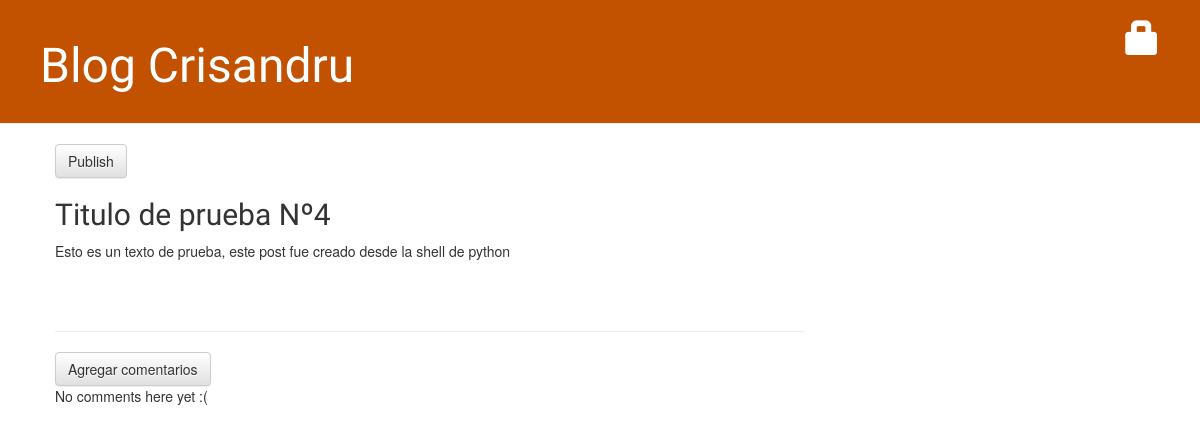
Page /post/4/ on the earlier database version.
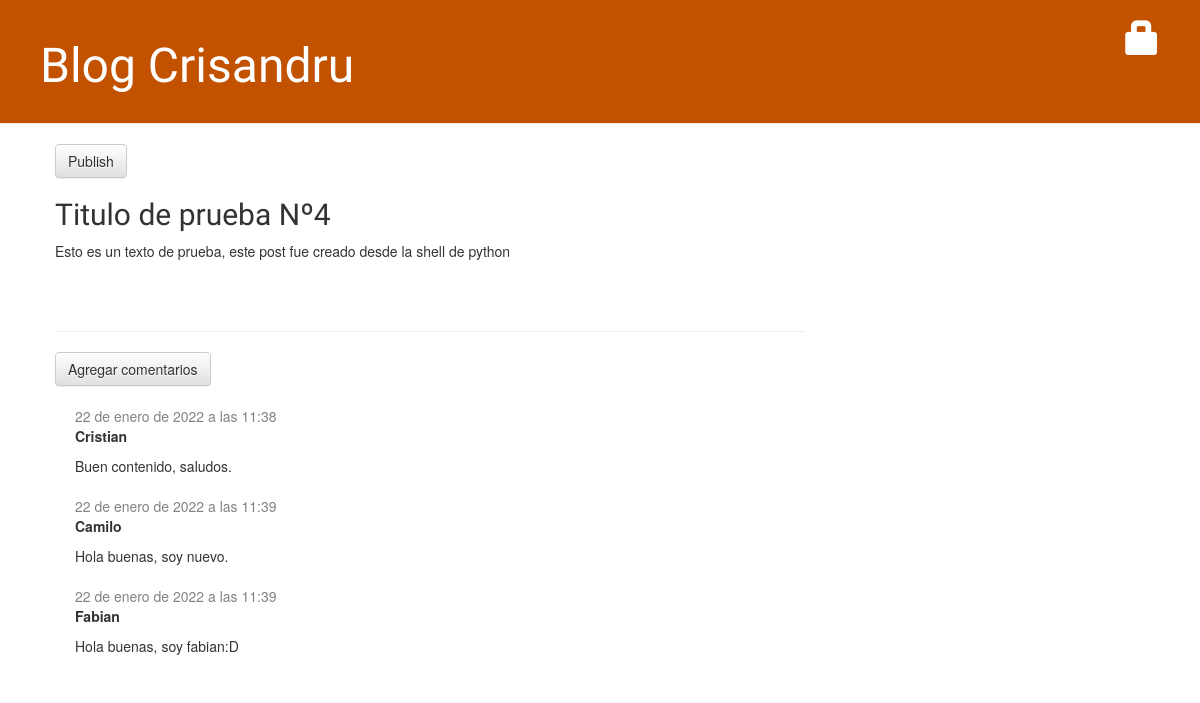
Same page on the later database version.
### blog/models.py (models this page shows, shortened)
class Post(models.Model): # models.Model: Significa que Post es un modelo de Djando, así que Django sabe que debe guardarlo en la base de datos.
    author = models.ForeignKey(settings.AUTH_USER_MODEL, on_delete=models.CASCADE) # settings.AUTH_USER_MODEL devuelve una cadena (la ubicación del modelo de usuario)
    title = models.CharField(max_length=200)
    text = models.TextField()
    created_date = models.DateTimeField(default=timezone.now) #Guardamos la fecha de creación.
    published_date = models.DateTimeField(blank=True, null=True)

class Comment(models.Model):
    post = models.ForeignKey('blog.Post', on_delete=models.CASCADE, related_name='comments')
    author = models.CharField(max_length=200)
    text = models.TextField()
    created_date = models.DateTimeField(default=timezone.now)
    approved_comment = models.BooleanField(default=False)

### blog/views.py (the view)
# urls.py: path('post/<int:pk>/', views.post_detail, name='post_detail'),
def post_detail(request, pk):
    post = get_object_or_404(Post, pk=pk)
    return render(request, 'blog/post_detail.html', {'post':post})

### blog/templates/blog/post_detail.html (shortened to what this page needs)
{% extends 'blog/base.html' %}
{% block content %}
    <div class="post">
        {% if post.published_date %}
            <div class="date">
                {{ post.published_date }}
            </div>
        {% else %}
            <a class="btn btn-default" href="{% url 'post_publish' pk=post.pk %}">Publish</a>
        {% endif %}
        <h2>{{ post.title }}</h2>
        <p>{{ post.text|linebreaksbr }}</p>
    </div>
    <hr>
    <a class="btn btn-default" href="{% url 'add_comment_to_post' pk=post.pk %}">Agregar comentarios</a>
    {% for comment in post.comments.all %}
        {% if user.is_authenticated or comment.approved_comment %}
        <div class="comment">
            <div class="date">
                {{ comment.created_date }}
            </div>
            <strong>{{ comment.author }}</strong>
            <p>{{ comment.text|linebreaks }}</p>
        </div>
        {% endif %}
    {% empty %}
        <p>No comments here yet :(</p>
    {% endfor %}
{% endblock %}

### blog/templates/blog/base.html (shortened to what this page needs)
{% load static %}
<html>
    <head>
        <link rel="stylesheet" href="//maxcdn.bootstrapcdn.com/bootstrap/3.2.0/css/bootstrap.min.css">
        <link rel="stylesheet" href="//maxcdn.bootstrapcdn.com/bootstrap/3.2.0/css/bootstrap-theme.min.css">
        <link rel="stylesheet" href="{% static 'css/blog.css' %}">
    </head>
    <body>
        <div class="page-header">
            {% if user.is_authenticated %}
                <a href="{% url 'post_new' %}" class="top-menu"><span class="glyphicon glyphicon-plus"></span></a>
                <a href="{% url 'post_draft_list' %}" class="top-menu"><span class="glyphicon glyphicon-edit"></span></a>
                <p class="top-menu">Hello {{ user.username }} <small>(<a href="{% url 'logout' %}">Log out</a>)</small></p>
            {% else %}
                <a href="{% url 'login' %}" class="top-menu"><span class="glyphicon glyphicon-lock"></span></a>
            {% endif %}
            <h1><a href="/">Blog Crisandru</a></h1>
        </div>
        <div class="content container">
            <div class="row">
                <div class="col-md-8">
                    {% block content %}
                    {% endblock %}
                </div>
            </div>
        </div>
    </body>
</html>

### blog/static/css/blog.css (style rules this page uses)
.page-header { background-color: #C25100; margin-top: 0; padding: 20px 20px 20px 40px; }
.page-header h1, .page-header h1 a, .page-header h1 a:visited, .page-header h1 a:active { color: #ffffff; font-size: 36pt; text-decoration: none; }
.content { margin-left: 40px; }
h1, h2, h3, h4 { font-family: 'Lobster', cursive; }
.date { color: #828282; }
.top-menu, .top-menu:hover, .top-menu:visited { color: #ffffff; float: right; font-size: 26pt; margin-right: 20px; }
.post { margin-bottom: 70px; }
.comment { margin: 20px 0px 20px 20px; }

Differences in the rows shown:
added Comment: created_date "22 de enero de 2022 a las 11:38", author "Cristian", text "Buen contenido, saludos."
added Comment: created_date "22 de enero de 2022 a las 11:39", author "Camilo", text "Hola buenas, soy nuevo."
added Comment: created_date "22 de enero de 2022 a las 11:39", author "Fabian", text "Hola buenas, soy fabian:D"
Other differences:
text no longer shown: "No comments here yet :("
